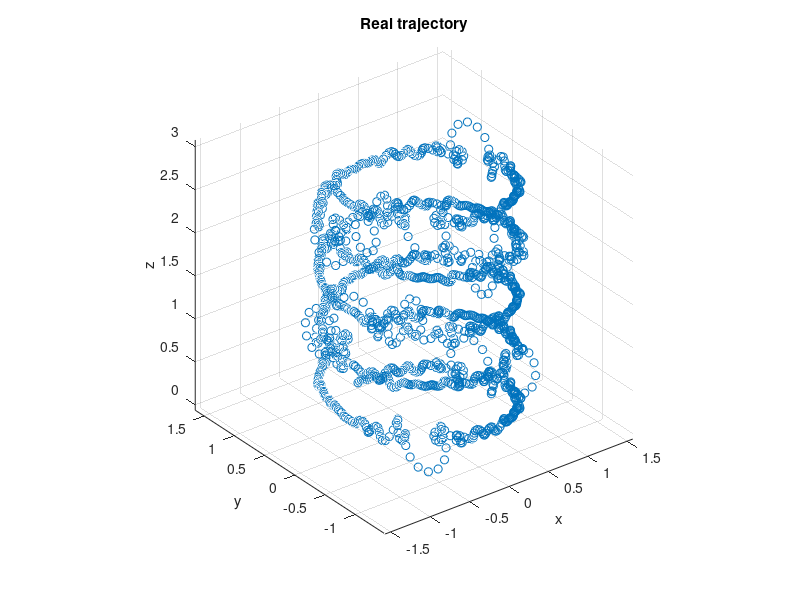

Reproduce this figure in MATLAB. (Note: this script raises an error after producing the figure.)

%Zadanie 2
clc
clear all
close all
warning('off','all')

load trajektoria1

%Real
plot3(x,y,z,'o')
grid on
axis equal
title("Real trajectory");
xlabel("x");
ylabel("y");
zlabel("z");

saveas(gcf, '184631_Kuprianowicz_zad2.png')

%Zadanie 4

clc
clear all
close all
warning('off','all')

load trajektoria1

%Real
plot3(x,y,z,'o')
grid on
axis equal
hold on

%setting polynomial approximation
N = 50;
% x approximation
[ wsp, xa ] = aproksymacjaWiel(n,x,N); 
% y approximation.
[ wsp, ya ] = aproksymacjaWiel(n,y,N); 
% z approximation
[ wsp, za ] = aproksymacjaWiel(n,z,N); 

%Approx
plot3(xa, ya, za, 'lineWidth', 4);
title("Real and approximated trajectory for N=50");
xlabel("x");
ylabel("y");
zlabel("z");
legend("Real","Polynomial approximation");
hold off
saveas(gcf, '184631_Kuprianowicz_zad4.png')


%Zadanie 5

clc
clear all
close all
warning('off','all')

load trajektoria2

%Real
figure;
plot3(x,y,z,'o')
grid on
axis equal
hold on

N = 60;
% x approximation
[ wsp, xa ] = aproksymacjaWiel(n,x,N); 
% y approximation.
[ wsp, ya ] = aproksymacjaWiel(n,y,N); 
% z approximation
[ wsp, za ] = aproksymacjaWiel(n,z,N); 

%Approx
plot3(xa, ya, za, 'lineWidth', 4);
title("Real and approximated trajectory for N=60");
xlabel("x");
ylabel("y");
zlabel("z");
legend("Real","Polynomial approximation");
hold off

saveas(gcf, '184631_Kuprianowicz_zad5.png')

err=[];
M = length(n);

%N=(1,71)
for N = 1:71
    % x approximation
    [ wsp, xa ] = aproksymacjaWiel(n,x,N); 
    % y approximation.
    [ wsp, ya ] = aproksymacjaWiel(n,y,N); 
    % z approximation
    [ wsp, za ] = aproksymacjaWiel(n,z,N);

    x_error=(sqrt(sum((x - xa).^2)) / M);
    y_error=(sqrt(sum((y - ya).^2)) / M);
    z_error=(sqrt(sum((z - za).^2)) / M);

    err(N)=x_error+y_error+z_error;
end

%Error plot
figure;
semilogy(err);
grid on;
title("Polynomial approximation error");
xlabel("N");
ylabel("Error value");
saveas(gcf, '184631_Kuprianowicz_zad5_b.png')

%Zadanie 7

clc
clear all
close all
warning('off','all')

load trajektoria2

%Real
figure;
plot3(x,y,z,'o')
grid on
axis equal
hold on

N = 60;
xa = aprox_tryg(n, x, N);
ya = aprox_tryg(n, y, N);
za = aprox_tryg(n, z, N);

%Approx
plot3(xa, ya, za, 'lineWidth', 4);
grid on
axis equal
title("Real and trygonometric approximation trajectory for N=60");
xlabel("x");
ylabel("y");
zlabel("z");
set(gcf, 'Units', 'Inches', 'Position', [0, 0, 7.25, 9.125], 'PaperUnits', 'Inches', 'PaperSize', [7.25, 9.125]);
legend("Real","Trygonometric approximation");
saveas(gcf, '184631_Kuprianowicz_zad7.png')
hold off

M = length(n);
for N = 1:71
    xa= aprox_tryg(n, x, N);
    ya = aprox_tryg(n, y, N);
    za = aprox_tryg(n, z, N);
    
    x_error=(sqrt(sum((x - xa).^2)) / M);
    y_error=(sqrt(sum((y - ya).^2)) / M);
    z_error=(sqrt(sum((z - za).^2)) / M);
    
    err(N)=x_error+y_error+z_error;
end

%Error
figure;
semilogy(err);
grid on;
title("Trygonometric approximation error");
xlabel("N");
ylabel("Error value");
saveas(gcf, '184631_Kuprianowicz_zad7_b.png')

%Real
plot3(x,y,z,'o')
grid on
axis equal
hold on


epsilon = 10^-2;
N = 0;

%find best N for approximation
while true
    N = N + 1;
    xa = aprox_tryg(n, x, N);
    ya = aprox_tryg(n, y, N);
    za = aprox_tryg(n, z, N);
    
    x_error=(sqrt(sum((x - xa).^2)) / M);
    y_error=(sqrt(sum((y - ya).^2)) / M);
    z_error=(sqrt(sum((z - za).^2)) / M);
    
    err=x_error+y_error+z_error;

    %break if error is small enough
    if err <= epsilon
        break
    end
end

%calculate approx with best N
xa = aprox_tryg(n, x, N);
ya = aprox_tryg(n, y, N);
za = aprox_tryg(n, z, N);

%Approx
plot3(xa, ya, za, 'lineWidth', 4);
title("Real and trygonometric approximation trajectory for best N = "+N)
xlabel("x");
ylabel("y");
zlabel("z");
set(gcf, 'Units', 'Inches', 'Position', [0, 0, 7.25, 9.125], 'PaperUnits', 'Inches', 'PaperSize', [7.25, 9.125]);
legend("Real","Trygonometric approximation");
hold off

saveas(gcf, '184631_Kuprianowicz_zad7_c.png')






